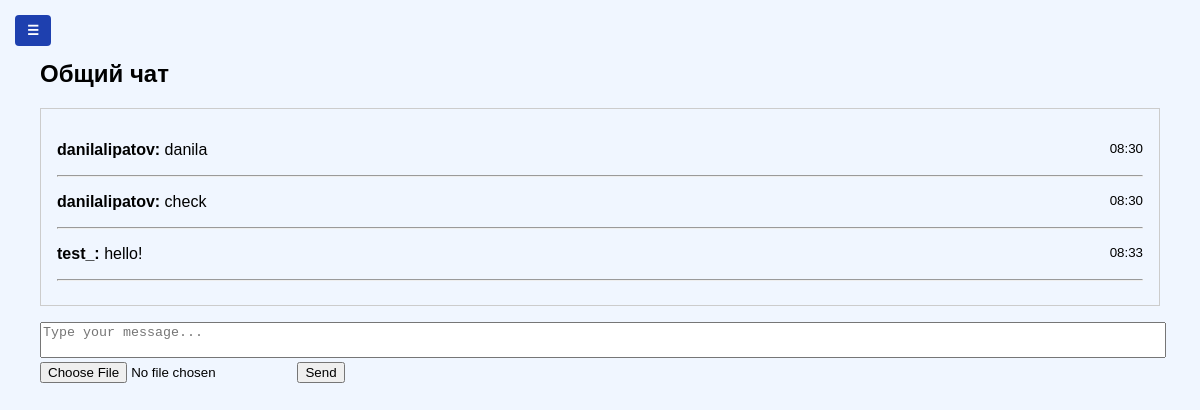
The page /chat/ (signed in) on the database as committed earlier.
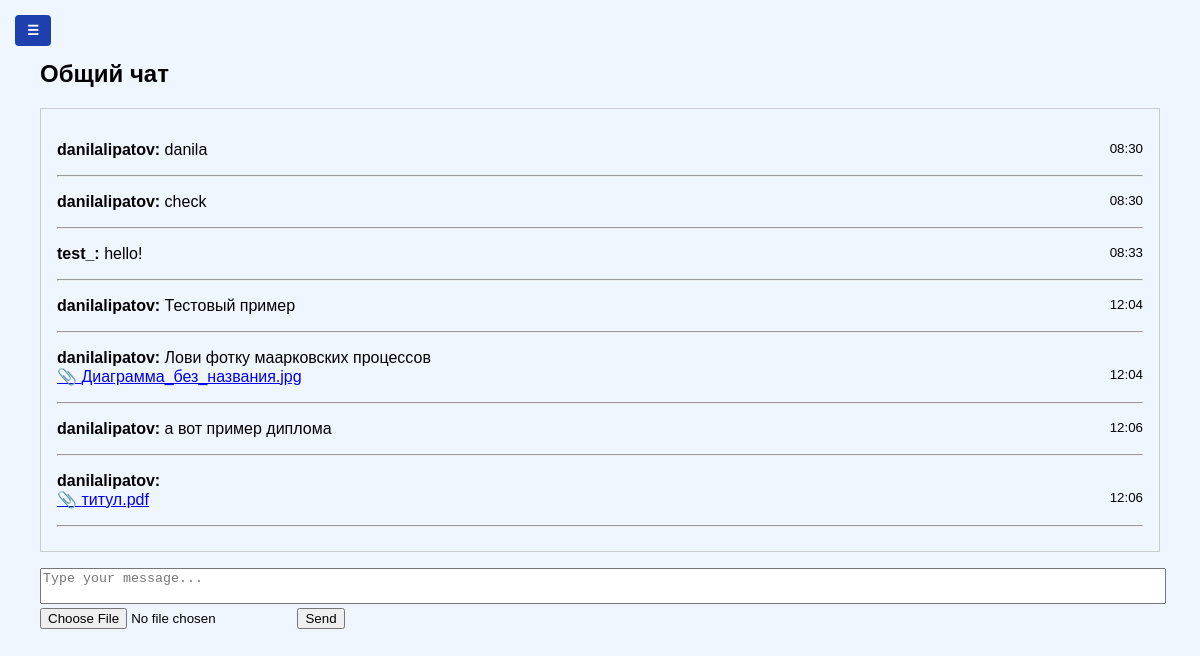
The same page on the database as committed later.
### internal_chat/models.py (models this page shows, shortened)
class Message(models.Model):
    sender = models.ForeignKey(User, on_delete=models.CASCADE)
    content = models.TextField(blank=True)
    file = models.FileField(upload_to='chat_uploads/', blank=True, null=True)
    timestamp = models.DateTimeField(auto_now_add=True)
    def filename(self):
        return self.file.name.split('/')[-1] if self.file else ""

### internal_chat/views.py (the view)
# urls.py: path('', views.chat_room, name='chat_room'),
@login_required
def chat_room(request):
    messages = Message.objects.select_related('sender').order_by('-timestamp')[:50][::-1]
    if request.method == 'POST':
        form = MessageForm(request.POST, request.FILES)
        if form.is_valid():
            msg = form.save(commit=False)
            msg.sender = request.user
            msg.save()
            return redirect('chat_room')
    else:
        form = MessageForm()
    return render(request, 'chat_room.html', {
        'messages': messages,
        'form': form
    })

### internal_chat/forms.py (shortened to what this page needs)
class MessageForm(forms.ModelForm):
    class Meta:
        model = Message
        fields = ['content', 'file']
        widgets = {
            'content': forms.Textarea(attrs={
                'rows': 2,
                'placeholder': 'Type your message...',
                'class': 'chat-input',
                'style': 'resize:none; width:100%;'
            }),
        }

### templates/chat_room.html (shortened to what this page needs)
{% extends 'base_private.html' %}
{% load static %}
{% block content %}
<h2>Общий чат</h2>
<div id="chat-box" style="max-height: 500px; overflow-y: auto; border: 1px solid #ccc; padding: 1rem; margin-bottom: 1rem;">
  {% for msg in messages %}
    <p><strong>{{ msg.sender.username }}:</strong> {{ msg.content }}
      {% if msg.file %}
        <br><a href="{{ msg.file.url }}" target="_blank">📎 {{ msg.filename }}</a>
      {% endif %}
      <small style="float:right;">{{ msg.timestamp|date:"H:i" }}</small>
    </p>
    <hr>
  {% empty %}
    <p>No messages yet.</p>
  {% endfor %}
</div>
<form method="post" enctype="multipart/form-data" id="chat-form">
  {{ form.content }}
  {{ form.file }}
  <button type="submit">Send</button>
</form>
{% endblock %}

### templates/base_private.html (shortened to what this page needs)
<!DOCTYPE html>
<html lang="ru">
<head>
</head>
<body>
<button id="toggleBtn">☰</button>
<div class="wrapper" id="wrapper">
  <main class="main-content">
    {% block content %}{% endblock %}
  </main>
</div>
</body>
</html>

### templates/base_private.html (style rules this page uses)
body, html { margin: 0; padding: 0; height: 100%; font-family: sans-serif; background-color: #f0f6ff; }
.wrapper { display: flex; transition: transform 0.3s ease; min-height: 100vh; overflow-x: hidden; }
.main-content { flex: 1; margin-left: 0; padding: 40px; transition: margin-left 0.3s ease; width: 100%; }
#toggleBtn { position: fixed; top: 15px; left: 15px; z-index: 1101; background: #1e40af; color: white; border: none; padding: 8px 12px; border-radius: 4px; cursor: pointer; font-weight: bold; }

Rows that differ between the two databases and show on the page:
added Message: sender.username "danilalipatov", content "Тестовый пример", timestamp "12:04"
added Message: sender.username "danilalipatov", content "Лови фотку маарковских процессов", filename "Диаграмма_без_названия.jpg", timestamp "12:04"
added Message: sender.username "danilalipatov", content "а вот пример диплома", timestamp "12:06"
added Message: sender.username "danilalipatov", filename "титул.pdf", timestamp "12:06"
